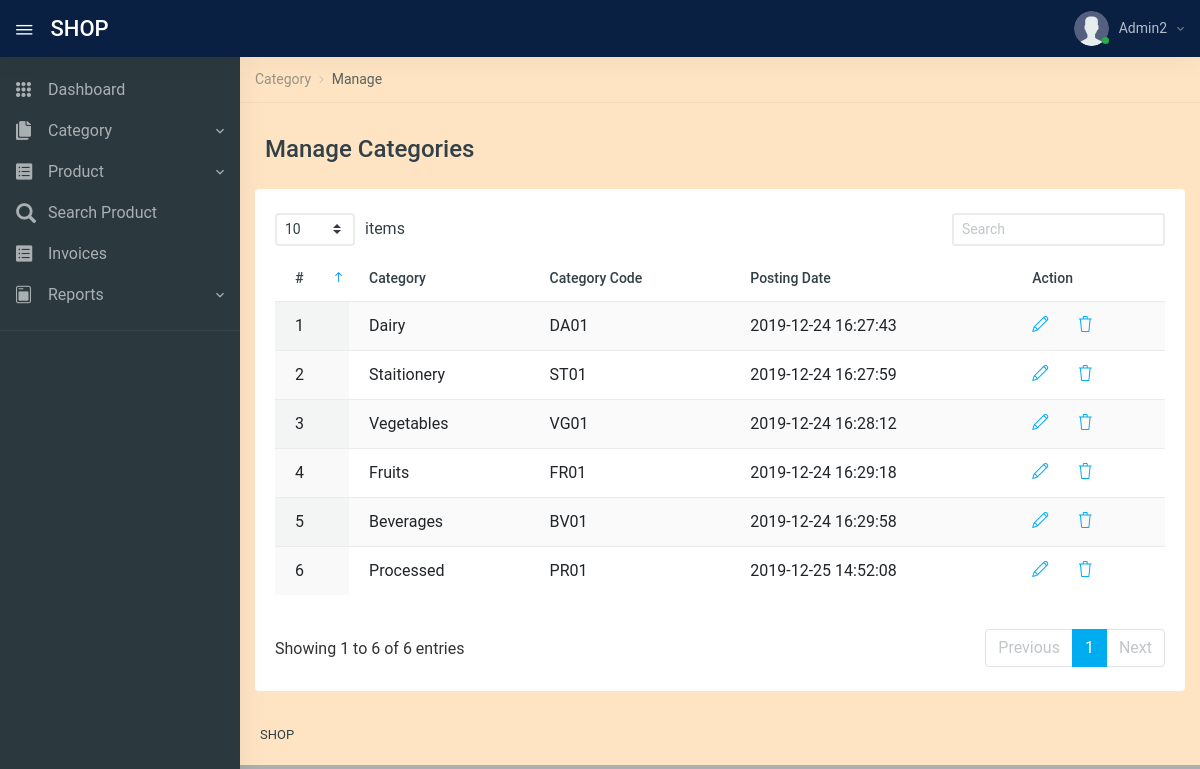
Screenshot of /manage-categories.php (signed in) with the database file from the repository.
### tables this page shows
CREATE TABLE `tblcategory` (
  `id` int(11) NOT NULL,
  `CategoryName` varchar(200) DEFAULT NULL,
  `CategoryCode` varchar(50) DEFAULT NULL,
  `PostingDate` timestamp NULL DEFAULT current_timestamp()
);

### manage-categories.php (the view, shortened to what this page needs)
<?php
include('includes/config.php');
if (strlen($_SESSION['aid']==0)) {
  header('location:logout.php');
  } else{
?>
<!DOCTYPE html>
<html lang="en">
<head>
    <link href="vendors/datatables.net-dt/css/jquery.dataTables.min.css" rel="stylesheet" type="text/css" />
    <link href="vendors/datatables.net-responsive-dt/css/responsive.dataTables.min.css" rel="stylesheet" type="text/css" />
    <link href="vendors/jquery-toggles/css/toggles.css" rel="stylesheet" type="text/css">
    <link href="vendors/jquery-toggles/css/themes/toggles-light.css" rel="stylesheet" type="text/css">
    <link href="dist/css/style.css" rel="stylesheet" type="text/css">
</head>
<body>
	<div class="hk-wrapper hk-vertical-nav">
<?php include_once('includes/navbar.php');
include_once('includes/sidebar.php');
?>
        <div class="hk-pg-wrapper" style="background-color: bisque;">
            <nav class="hk-breadcrumb" aria-label="breadcrumb">
                <ol class="breadcrumb breadcrumb-light bg-transparent">
<li class="breadcrumb-item"><a href="#">Category</a></li>
<li class="breadcrumb-item active" aria-current="page">Manage</li>
                </ol>
            </nav>
            <div class="container">
<div class="hk-pg-header">
 <h4 class="hk-pg-title"><span class="pg-title-icon"><span class="feather-icon"><i data-feather="database"></i></span></span>Manage Categories</h4>
                </div>
                <div class="row">
                    <div class="col-xl-12">
                        <section class="hk-sec-wrapper">
                            <div class="row">
                                <div class="col-sm">
                                    <div class="table-wrap">
                                        <table id="datable_1" class="table table-hover w-100 display pb-30">
                                            <thead>
                                                <tr>
                                                    <th>#</th>
                                                    <th>Category</th>
                                                    <th>Category Code</th>
                                                    <th>Posting Date</th>
                                                    <th>Action</th>
                                                </tr>
                                            </thead>
                                            <tbody>
<?php
$rno=mt_rand(10000,99999);
$query=mysqli_query($con,"select * from tblcategory");
$cnt=1;
while($row=mysqli_fetch_array($query))
{
?>
<tr>
<td><?php echo $cnt;?></td>
<td><?php echo $row['CategoryName'];?></td>
<td><?php echo $row['CategoryCode'];?></td>
<td><?php echo $row['PostingDate'];?></td>
<td>
<a href="edit-category.php?catid=<?php echo base64_encode($row['id'].$rno);?>" class="mr-25" data-toggle="tooltip" data-original-title="Edit"> <i class="icon-pencil"></i></a>
<a href="manage-categories.php?del=<?php echo base64_encode($row['id'].$rno);?>" data-toggle="tooltip" data-original-title="Delete" onclick="return confirm('Do you really want to delete?');"> <i class="icon-trash txt-danger"></i> </a>
</td>
</tr>
<?php
$cnt++;
} ?>
                                            </tbody>
                                        </table>
                                    </div>
                                </div>
                            </div>
                        </section>
                    </div>
                </div>
            </div>
<?php include_once('includes/footer.php');?>
        </div>
    </div>
</body>
</html>
<?php } ?>

### includes/navbar.php (shortened to what this page needs)
     <nav class="navbar navbar-expand-xl navbar-dark fixed-top hk-navbar">
            <a id="navbar_toggle_btn" class="navbar-toggle-btn nav-link-hover" href="javascript:void(0);"><i class="ion ion-ios-menu"></i></a>
            <a class="navbar-brand" href="dashboard.php">SHOP
            </a>
            <ul class="navbar-nav hk-navbar-content">
                <li class="nav-item dropdown dropdown-authentication">
                    <a class="nav-link dropdown-toggle no-caret" href="#" role="button" data-toggle="dropdown" aria-haspopup="true" aria-expanded="false">
                        <div class="media">
                            <div class="media-img-wrap">
                                <div class="avatar">
                                    <img src="dist/img/user.png" alt="user" class="avatar-img rounded-circle">
                                </div>
                                <span class="badge badge-success badge-indicator"></span>
                            </div>
<?php
$adminid=$_SESSION['aid'];
$query=mysqli_query($con,"select AdminName from tbladmin where id='$adminid'");
$row=mysqli_fetch_array($query);
?>
                            <div class="media-body">
                                <span><?php echo $row['AdminName'];?><i class="zmdi zmdi-chevron-down"></i></span>
                            </div>
                        </div>
                    </a>
                </li>
            </ul>
        </nav>

### includes/sidebar.php (shortened to what this page needs)
        <nav class="hk-nav hk-nav-dark">
            <div class="nicescroll-bar">
                <div class="navbar-nav-wrap">
                    <ul class="navbar-nav flex-column">
<li class="nav-item">
<a class="nav-link" href="dashboard.php">
<i class="ion ion-ios-keypad"></i>
<span class="nav-link-text">Dashboard</span>
</a>
</li>
<li class="nav-item">
<a class="nav-link" href="javascript:void(0);" data-toggle="collapse" data-target="#cats_drp">
<i class="ion ion-ios-copy"></i>
<span class="nav-link-text">Category</span></a>
</li>
<li class="nav-item">
<a class="nav-link" href="javascript:void(0);" data-toggle="collapse" data-target="#product_drp">
<i class="ion ion-ios-list-box"></i>
<span class="nav-link-text">Product</span></a>
</li>
<li class="nav-item">
<a class="nav-link" href="search-product.php">
<i class="glyphicon glyphicon-search"></i>
<span class="nav-link-text">Search Product</span>
</a>
</li>
<li class="nav-item">
<a class="nav-link" href="invoices.php">
<i class="ion ion-ios-list-box"></i>
<span class="nav-link-text">Invoices</span>
</a>
</li>
<li class="nav-item">
<a class="nav-link" href="javascript:void(0);" data-toggle="collapse" data-target="#reports_drp">
<i class="ion ion-ios-today"></i>
<span class="nav-link-text">Reports</span></a>
</li>
</ul>
                    <hr class="nav-separator">
                </div>
            </div>
        </nav>

### includes/footer.php
            <div class="hk-footer-wrap container">
                <footer class="footer">
                    <div class="row">
                        <div class="col-md-6 col-sm-12">
<p><a class="text-dark">SHOP</a></p>
                        </div>
                    </div>
                </footer>
            </div>

### rows the page displays
tblcategory: CategoryName "Dairy", CategoryCode "DA01", PostingDate "2019-12-24 16:27:43"
tblcategory: CategoryName "Staitionery", CategoryCode "ST01", PostingDate "2019-12-24 16:27:59"
tblcategory: CategoryName "Vegetables", CategoryCode "VG01", PostingDate "2019-12-24 16:28:12"
tblcategory: CategoryName "Fruits", CategoryCode "FR01", PostingDate "2019-12-24 16:29:18"
tblcategory: CategoryName "Beverages", CategoryCode "BV01", PostingDate "2019-12-24 16:29:58"
tblcategory: CategoryName "Processed", CategoryCode "PR01", PostingDate "2019-12-25 14:52:08"

### other values shown
$row['AdminName'] "Admin2"
